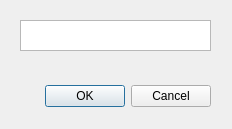
<?xml version="1.0" encoding="UTF-8"?>
<ui version="4.0">
 <class>ipResolveDialog</class>
 <widget class="QDialog" name="ipResolveDialog">
  <property name="geometry">
   <rect>
    <x>0</x>
    <y>0</y>
    <width>232</width>
    <height>129</height>
   </rect>
  </property>
  <property name="windowTitle">
   <string>Dialog</string>
  </property>
  <widget class="QDialogButtonBox" name="buttonBox">
   <property name="geometry">
    <rect>
     <x>10</x>
     <y>80</y>
     <width>201</width>
     <height>32</height>
    </rect>
   </property>
   <property name="orientation">
    <enum>Qt::Horizontal</enum>
   </property>
   <property name="standardButtons">
    <set>QDialogButtonBox::Cancel|QDialogButtonBox::Ok</set>
   </property>
  </widget>
  <widget class="QTextEdit" name="textEdit">
   <property name="geometry">
    <rect>
     <x>20</x>
     <y>20</y>
     <width>191</width>
     <height>31</height>
    </rect>
   </property>
  </widget>
 </widget>
 <resources/>
 <connections>
  <connection>
   <sender>buttonBox</sender>
   <signal>accepted()</signal>
   <receiver>ipResolveDialog</receiver>
   <slot>accept()</slot>
   <hints>
    <hint type="sourcelabel">
     <x>248</x>
     <y>254</y>
    </hint>
    <hint type="destinationlabel">
     <x>157</x>
     <y>274</y>
    </hint>
   </hints>
  </connection>
  <connection>
   <sender>buttonBox</sender>
   <signal>rejected()</signal>
   <receiver>ipResolveDialog</receiver>
   <slot>reject()</slot>
   <hints>
    <hint type="sourcelabel">
     <x>316</x>
     <y>260</y>
    </hint>
    <hint type="destinationlabel">
     <x>286</x>
     <y>274</y>
    </hint>
   </hints>
  </connection>
 </connections>
</ui>
